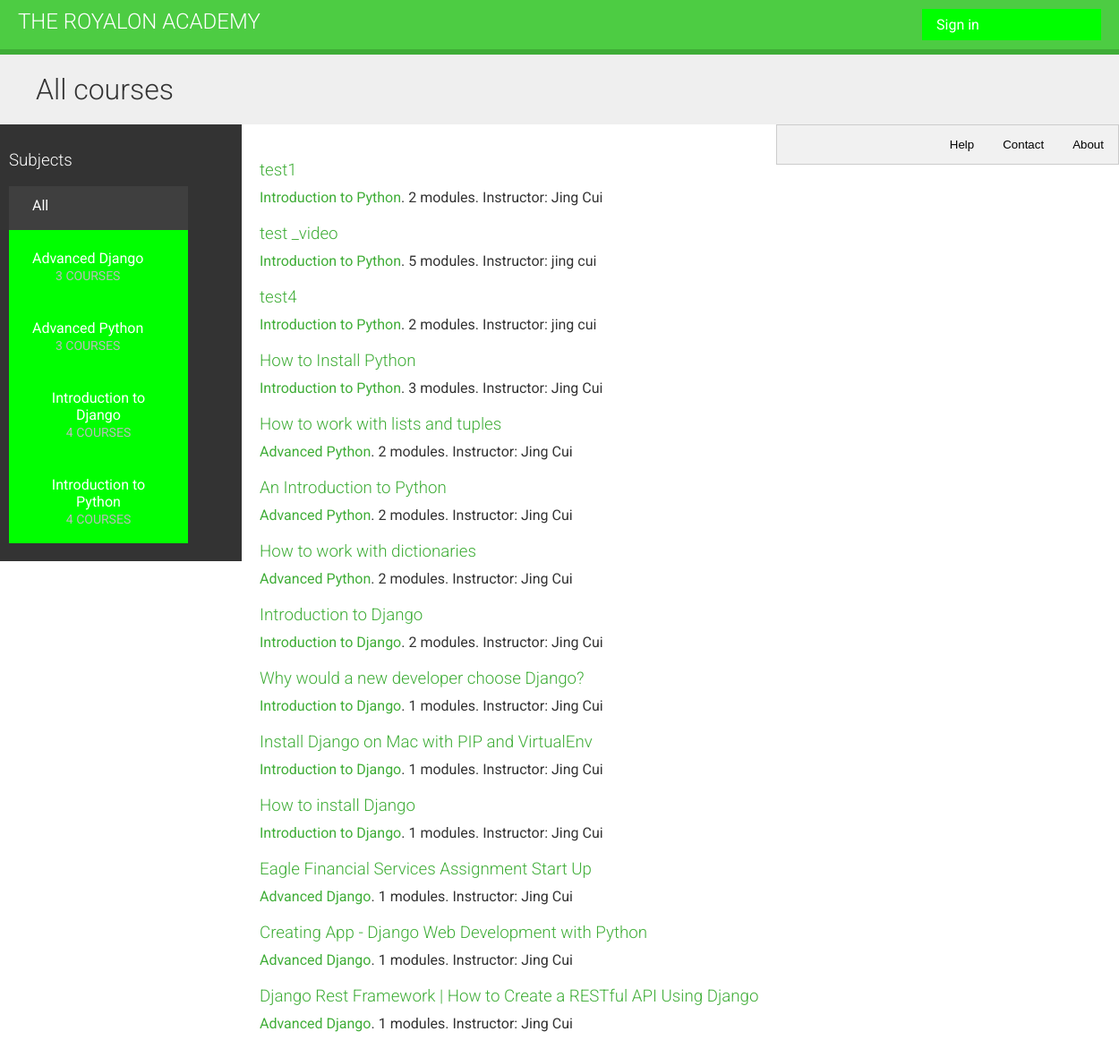
The page / on the database its author committed.
### courses/models.py (models this page shows, shortened)
class Subject(models.Model):
    title = models.CharField(max_length=200)
    slug = models.SlugField(max_length=200, unique=True)
    class Meta:
        ordering = ('title',)
    def __str__(self):
        return self.title

class Course(models.Model):
    owner = models.ForeignKey(User, related_name='courses_created')
    subject = models.ForeignKey(Subject, related_name='courses')
    title = models.CharField(max_length=200)
    slug = models.SlugField(max_length=200, unique=True)
    overview = models.TextField()
    created = models.DateTimeField(auto_now_add=True)
    students = models.ManyToManyField(User,
                                      related_name='courses_enrolled',
                                      blank=True)
    class Meta:
        ordering = ('-created',)

### courses/views.py (the view)
# urls.py: url(r'^subject/(?P<subject>[\w-]+)/$', views.CourseListView.as_view(), name='course_list_subject'),
class CourseListView(TemplateResponseMixin, View):
    model = Course
    template_name = 'courses/course/list.html'
    def get(self, request, subject=None):
        subjects = Subject.objects.annotate(total_courses=Count('courses'))
        courses = Course.objects.annotate(total_modules=Count('modules'))
        if subject:
            subject = get_object_or_404(Subject, slug=subject)
            courses = courses.filter(subject=subject)
        return self.render_to_response({'subjects': subjects,
                                        'subject': subject,
                                        'courses': courses})

### cart/context_processors.py (called while the page is built)
def cart(request):
    return {'cart': Cart(request)}

### courses/templates/courses/course/list.html (shortened to what this page needs)
{% extends "base.html" %}
{% block content %}
    <h1>
        {% if subject %}
            {{ subject.title }} courses
        {% else %}
            All courses
        {% endif %}
    </h1>
    <div class="contents">
        <h3>Subjects</h3>
        <ul id="modules">
            <li {% if not subject %}class="selected"{% endif %}>
                <a href="{% url "course_list" %}">All</a>
            </li>
            {% for s in subjects %}
                <li {% if subject == s %}class="selected"{% endif %}>
                    <a href="{% url "course_list_subject" s.slug %}">
                        {{ s.title }}
                        <br><span>{{ s.total_courses }} courses</span>
                    </a>
                </li>
            {% endfor %}
        </ul>
    </div>
    <div class="module">
        {% for course in courses %}
            {% with subject=course.subject %}
                <h3><a href="{% url "course_detail" course.slug %}">{{ course.title }}</a></h3>
                <p>
                    <a href="{% url "course_list_subject" subject.slug %}">{{ subject }}</a>.
                    {{ course.total_modules }} modules.
                    Instructor: {{ course.owner.get_full_name }}
                </p>
            {% endwith %}
        {% endfor %}
    </div>
{% endblock %}

### courses/static/css/base.css (style rules this page uses)
body { margin:0; font-family:'Roboto', sans-serif; font-weight:400; color:#333; }
a { color:#3fad37; text-decoration:none; }
h1, h2, h3, h4, h5, h6 { font-family:'Roboto', sans-serif; font-weight:300; }
h1 { background:#efefef; width:100%; overflow:auto; padding:20px 0 20px 40px; margin:0; }
.module { overflow:auto; }
.module h3 { margin:30px 0 0; padding:0; width:100%; }
.module p { margin:10px 0 20px; width:100%; float:left; }
.contents { width:20%; padding:10px; float:left; background:#333; color: #fff; font-family:'Roboto', sans-serif; }
.contents ul { list-style:none; margin:0; padding:0; }
.contents ul li { margin:0 0 10px 0; padding:4px 10px 10px; overflow:auto; }
.contents ul li.selected { background:#3f3f3f; }
.contents ul span { text-transform:uppercase; color:#bbb; font-size:14px; }
.contents ul a { display:block; color:#fff; text-decoration:none; }
.module { padding:10px 20px; float:left; }

### courses/templates/base.html (style rules this page uses)
ul { list-style-type: none; margin: 0; padding: 0; width: 200px; background-color: #00ff00; }
li a { display: inline; text-align:center; float:left; color: black; padding: 8px 16px; text-decoration: none; }

### rows shown on the page
Subject: title "Advanced Django", total_courses "3"
Subject: title "Advanced Python", total_courses "3"
Subject: title "Introduction to Django", total_courses "4"
Subject: title "Introduction to Python", total_courses "4"
Course: title "test1", subject "Introduction to Python", total_modules "2", owner.get_full_name "Jing Cui"
Course: title "test _video", subject "Introduction to Python", total_modules "5", owner.get_full_name "jing cui"
Course: title "test4", subject "Introduction to Python", total_modules "2", owner.get_full_name "jing cui"
Course: title "How to Install Python", subject "Introduction to Python", total_modules "3", owner.get_full_name "Jing Cui"
Course: title "How to work with lists and tuples", subject "Advanced Python", total_modules "2", owner.get_full_name "Jing Cui"
Course: title "An Introduction to Python", subject "Advanced Python", total_modules "2", owner.get_full_name "Jing Cui"
Course: title "How to work with dictionaries", subject "Advanced Python", total_modules "2", owner.get_full_name "Jing Cui"
Course: title "Introduction to Django", subject "Introduction to Django", total_modules "2", owner.get_full_name "Jing Cui"
Course: title "Why would a new developer choose Django?", subject "Introduction to Django", total_modules "1", owner.get_full_name "Jing Cui"
Course: title "Install Django on Mac with PIP and VirtualEnv", subject "Introduction to Django", total_modules "1", owner.get_full_name "Jing Cui"
Course: title "How to install Django", subject "Introduction to Django", total_modules "1", owner.get_full_name "Jing Cui"
Course: title "Eagle Financial Services Assignment Start Up", subject "Advanced Django", total_modules "1", owner.get_full_name "Jing Cui"
Course: title "Creating App - Django Web Development with Python", subject "Advanced Django", total_modules "1", owner.get_full_name "Jing Cui"
Course: title "Django Rest Framework | How to Create a RESTful API Using Django", subject "Advanced Django", total_modules "1", owner.get_full_name "Jing Cui"
